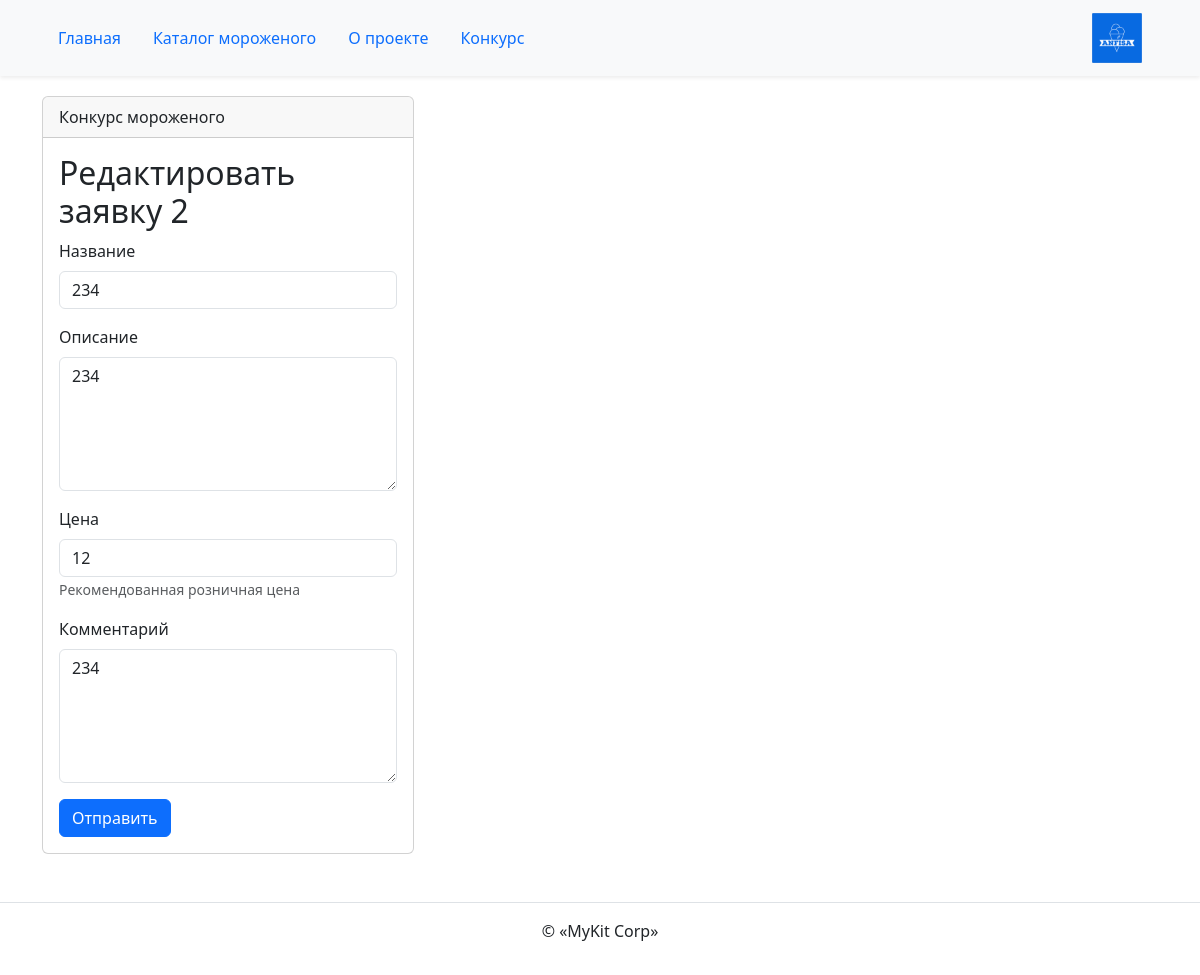
Screenshot of /contest/2/edit/ with the database file from the repository.
### contest/models.py (models this page shows)
class Contest(models.Model):
    title = models.CharField('Название', max_length=20)
    description = models.TextField('Описание')
    price = models.IntegerField(
        'Цена',
        validators=[MinValueValidator(10), MaxValueValidator(100)],
        help_text='Рекомендованная розничная цена',
    )
    comment = models.TextField('Комментарий', blank=True)

### contest/views.py (the view)
# urls.py: path('<int:pk>/edit/', views.proposal_edit, name='edit'),
def proposal_edit(request, pk):
    instance = get_object_or_404(Contest, pk=pk)
    form = ContestForm(request.POST or None, instance=instance)
    if form.is_valid():
        form.save()
    context = {'form': form}
    return render(request, 'contest/form.html', context)

### contest/forms.py
class ContestForm(forms.ModelForm):
    class Meta:
        model = Contest
        fields = '__all__'
        widgets = {
            'description': forms.Textarea({'cols': '22', 'rows': '5'}),
            'comment': forms.Textarea({'cols': '22', 'rows': '5'}),
        }

### templates/contest/form.html (shortened to what this page needs)
{% extends "base.html" %}
{% load django_bootstrap5 %}
{% block content %}
  <div class="card col-4">
    <div class="card-header">
      Конкурс мороженого
    </div>
    <div class="card-body">
      <h2>
        {% if '/edit/' in request.path %}
          Редактировать заявку {{ form.instance.id }}
        {% elif '/delete/' in request.path %}
          Удалить заявку {{ form.instance.id }}
        {% else %}
          Подать заявку
        {% endif %}
      </h2>
      <form method="post">
        {% if '/delete/' in request.path %}
          <p>{{ form.instance.title }}</p>
          <p>{{ form.instance.price }}</p>
          <p>{{ form.instance.description }}</p>
          <p>{{ form.instance.comment }}</p>
          {% bootstrap_button button_type="submit" content="Удалить" %}
        {% else %}
          {% bootstrap_form form %}
          {% bootstrap_button button_type="submit" content="Отправить" %}
        {% endif %}
      </form>
    </div>
  </div>
{% endblock %}

### rows the page displays
Contest: instance.id "2", title "234", description "234", price "12", comment "234"
